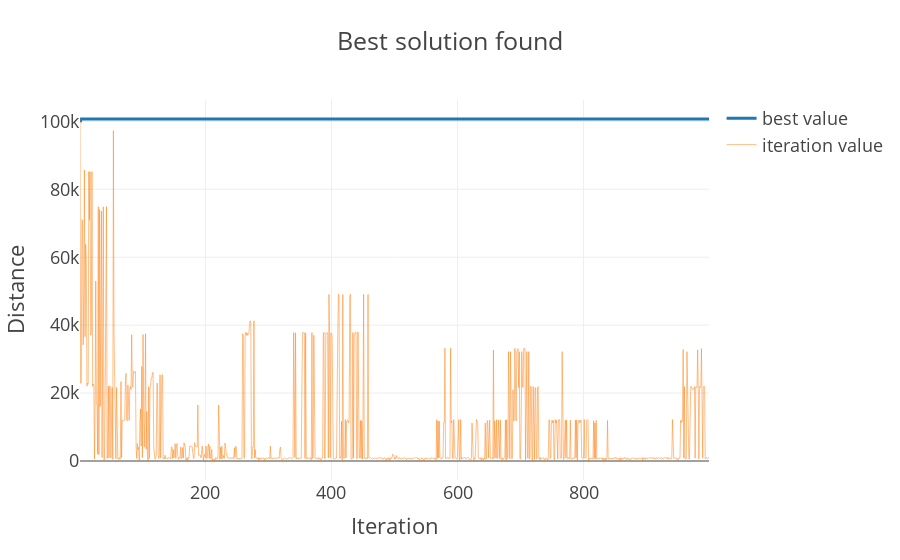

The notebook cell this image was saved under:
### Code cell
finalSoln, finalRev = LocalSearch(rg,newStart,1000,version='cf')

### Figure 1 — Plotly figure (JSON) as saved in the notebook; plotly's stock layout.template omitted (floating-point values rounded to 4 significant figures; data arrays with more than 128 entries replaced by an {"elided": "..."} marker saying what was removed)
{"data": [{"mode": "lines", "name": "best value", "type": "scatter", "x": {"elided": "999 int values"}, "y": {"elided": "999 int values"}}, {"line": {"width": 0.5}, "mode": "lines", "name": "iteration value", "type": "scatter", "x": {"elided": "999 int values"}, "y": {"elided": "999 int values"}}], "layout": {"title": {"text": "Best solution found"}, "xaxis": {"title": {"text": "Iteration"}}, "yaxis": {"title": {"text": "Distance"}}}}
